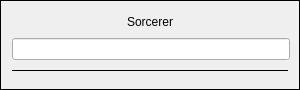
<?xml version="1.0" encoding="UTF-8"?>
<ui version="4.0">
 <class>UnitInvocFrame</class>
 <widget class="QFrame" name="UnitInvocFrame">
  <property name="geometry">
   <rect>
    <x>0</x>
    <y>0</y>
    <width>300</width>
    <height>90</height>
   </rect>
  </property>
  <property name="minimumSize">
   <size>
    <width>300</width>
    <height>90</height>
   </size>
  </property>
  <property name="maximumSize">
   <size>
    <width>300</width>
    <height>90</height>
   </size>
  </property>
  <property name="windowTitle">
   <string>Frame</string>
  </property>
  <property name="autoFillBackground">
   <bool>true</bool>
  </property>
  <property name="frameShape">
   <enum>QFrame::Box</enum>
  </property>
  <property name="frameShadow">
   <enum>QFrame::Plain</enum>
  </property>
  <layout class="QVBoxLayout" name="unitInvocFrame_layout">
   <item>
    <widget class="QLabel" name="unitInvocFrame_label">
     <property name="sizePolicy">
      <sizepolicy hsizetype="Preferred" vsizetype="Fixed">
       <horstretch>0</horstretch>
       <verstretch>0</verstretch>
      </sizepolicy>
     </property>
     <property name="text">
      <string>Sorcerer</string>
     </property>
     <property name="alignment">
      <set>Qt::AlignCenter</set>
     </property>
    </widget>
   </item>
   <item>
    <widget class="QLineEdit" name="unitInvocFrame_name">
     <property name="sizePolicy">
      <sizepolicy hsizetype="Fixed" vsizetype="Fixed">
       <horstretch>0</horstretch>
       <verstretch>0</verstretch>
      </sizepolicy>
     </property>
     <property name="minimumSize">
      <size>
       <width>278</width>
       <height>0</height>
      </size>
     </property>
     <property name="maximumSize">
      <size>
       <width>278</width>
       <height>16777215</height>
      </size>
     </property>
     <property name="alignment">
      <set>Qt::AlignCenter</set>
     </property>
     <property name="readOnly">
      <bool>true</bool>
     </property>
    </widget>
   </item>
   <item>
    <widget class="Line" name="line">
     <property name="frameShadow">
      <enum>QFrame::Plain</enum>
     </property>
     <property name="orientation">
      <enum>Qt::Horizontal</enum>
     </property>
    </widget>
   </item>
  </layout>
 </widget>
 <resources/>
 <connections/>
</ui>
